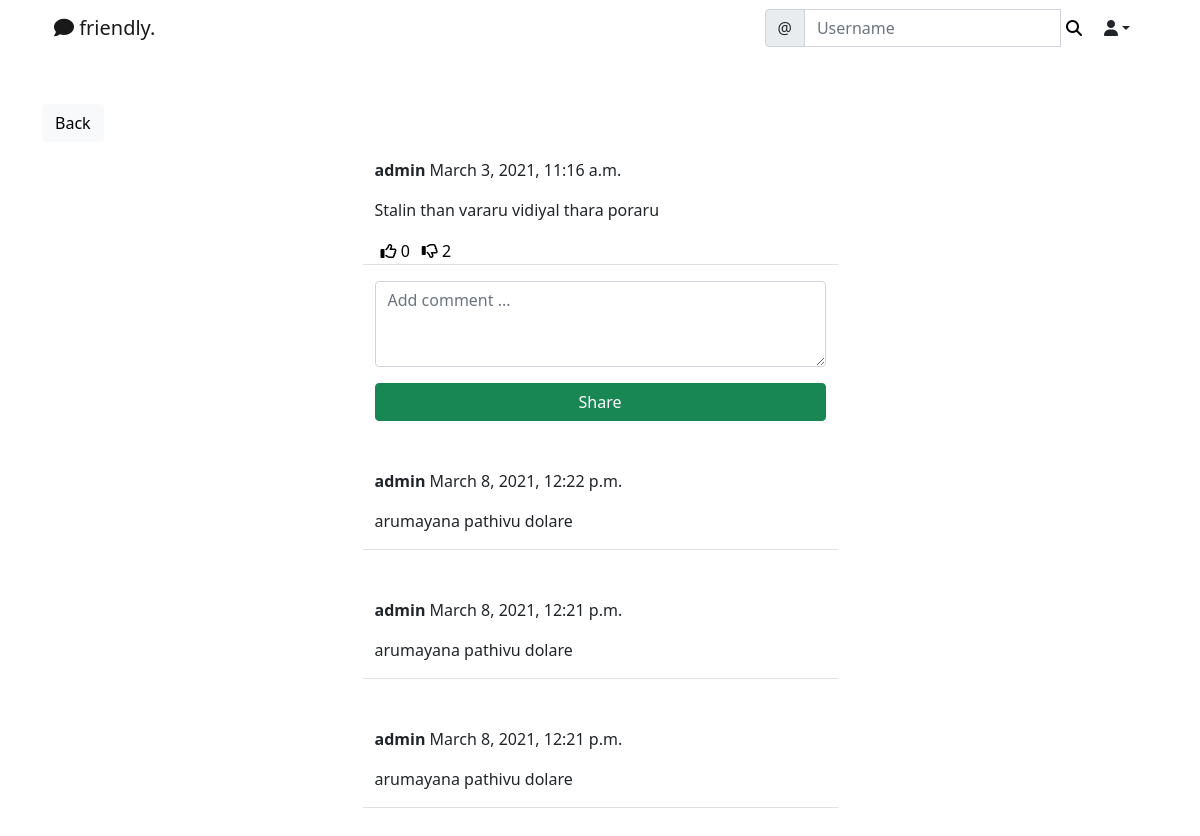
The app's page /social/post/1 (signed in) with its own data.
### social/models.py (models this page shows)
class Post(models.Model):
    body = models.TextField()
    created_on = models.DateTimeField(default=timezone.now)
    author = models.ForeignKey(User, on_delete=models.CASCADE)
    likes = models.ManyToManyField(User, blank=True, related_name='likes')
    dislikes = models.ManyToManyField(User, blank=True, related_name='dislikes')

class Comment(models.Model):
    comment = models.TextField()
    created_on = models.DateTimeField(default=timezone.now)
    author = models.ForeignKey(User, on_delete=models.CASCADE)
    post = models.ForeignKey('Post', on_delete=models.CASCADE)

### social/views.py (the view, shortened to what this page needs)
# urls.py: path('post/<int:pk>', PostDetailView.as_view(), name='post-detail'),
class PostDetailView(LoginRequiredMixin, View):
    def get(self, request, pk, *args, **kwargs):
        post = Post.objects.get(pk = pk)
        form = CommentForm()
        comments = Comment.objects.filter(post=post).order_by('-created_on')
        context = {
            'post': post,
            'form': form,
            'comments': comments
        }
        return render(request, 'social/post_detail.html', context)

### social/forms.py
class CommentForm(forms.ModelForm):
    comment = forms.CharField(
        label='',
        widget=forms.Textarea(attrs={
            'rows': 3,
            'placeholder': 'Add comment ...'
        })
    )
    class Meta:
        model = Comment
        fields = ['comment']

### social/templates/social/post_detail.html (shortened to what this page needs)
{%extends 'landing/base.html'%}
{% load crispy_forms_tags %}
{% block content %}
<div class='container'>
    <div class='row  mt-5'>
        <div class='col-md-5 col-sm-6'>
            <a href="{% url 'post-list' %}" class='btn btn-light'>Back</a>
        </div>
    </div>
    <div class='row justify-content-center mt-3'>
        <div class='col-md-5 col-sm-12 border-bottom'>
            <p>
                <strong>{{ post.author }}</strong> {{ post.created_on }}
            </p>
            <p>{{ post.body }}</p>
            <div class="d-flex flex-row">
                <form method="POST" action="{% url 'like' post.pk %}">
                    <button style="background-color: transparent; border: none; box-shadow: none;" type="submit"><i class="far fa-thumbs-up"></i> <span>{{ post.likes.all.count }}</span></button>
                </form>
                <form method="POST" action="{% url 'dislike' post.pk %}">
                    <button style="background-color: transparent; border: none; box-shadow: none;" type="submit"><i class="far fa-thumbs-down"></i> <span>{{ post.dislikes.all.count }}</span></button>
                </form>
            </div>
        </div>
    </div>
    <div class='row justify-content-center mt-3 mb-5'>
        <div class='col-md-5 col-sm-12'>
            <form method='POST'>
                {{ form | crispy }}
                <div class='d-grid gap-2'>
                    <button class='btn btn-success mt-3'>Share</button>
                </div>
            </form>
        </div>
    </div>
    {% for comment in comments %}
    <div class='row justify-content-center mt-3 mb-5 '>
        <div class='col-md-5 col-sm-12 border-bottom'>
        <p>
            <strong>{{ comment.author }}</strong>
            {{ comment.created_on }}
        </p>
        <p>{{ comment.comment }}</p>
        </div>
    </div>
    {% endfor %}
</div>
{% endblock content %}

### records on screen
Post: author "admin", created_on "March 3, 2021, 11:16 a.m.", body "Stalin than vararu vidiyal thara poraru", likes.all.count "0", dislikes.all.count "2"
Comment: author "admin", created_on "March 8, 2021, 12:22 p.m.", comment "arumayana pathivu dolare"
Comment: author "admin", created_on "March 8, 2021, 12:21 p.m.", comment "arumayana pathivu dolare"
Comment: author "admin", created_on "March 8, 2021, 12:21 p.m.", comment "arumayana pathivu dolare"
